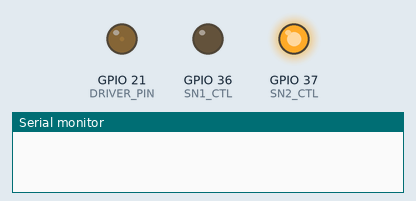
Recording of a program running on a simulated ESP32-S2. Parts: output pins drawn as LEDs (lit = HIGH), the last lines printed to the serial monitor.

Above: at 0.05 s.
At 1.85 s:
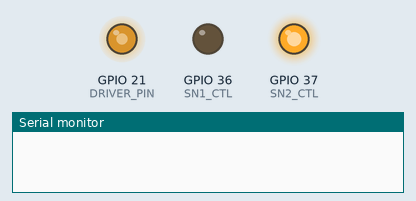
At 3.75 s:
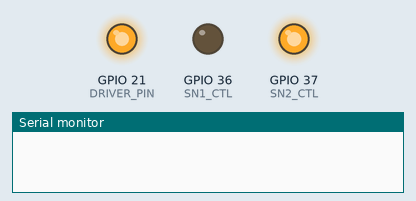
At 7.45 s:
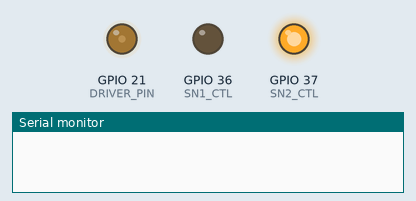
At 11.65 s:
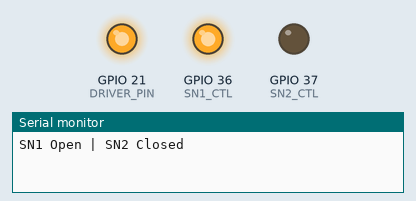
At 15.95 s:
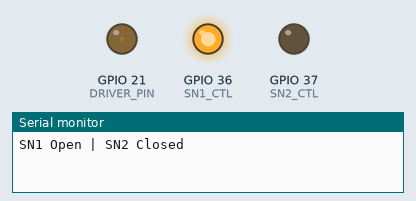
Timing chart, 0 to 20.8 s (numbered marks = the images above):
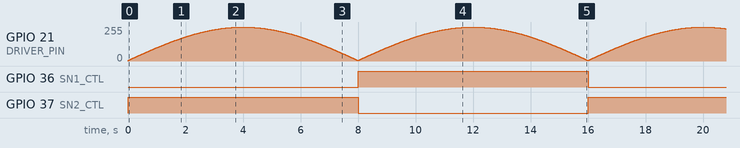

Measured:
- by itself, GPIO 36 (SN1_CTL), GPIO 37 (SN2_CTL): alternates HIGH for 8.0 s and LOW for 8.0 s

The program:

main.cpp
```cpp
#include <Arduino.h>

#define DRIVER_PIN 21
#define SN1_CTL 36
#define SN2_CTL 37

/**
 * Different modes available:
 *  1 - "Steady"                  {Constant on}
 *  2 - "Blink"                   {Annoying blinking}
 *  3 - "Full Fade - Triangle"    {Fade both LED banks together in pulse - Triangle waveform}
 *  4 - "Full Fade - Saw"         {Fade both LED banks together in pulse - Saw waveform}
 *  5 - "Full Fade - Sine"        {Fade both LED banks together in pulse - Sine waveform}
 *  6 - "Banked Fade - Triangle"  {Fade each LED Banks in and out in pulse - Triangle waveform} NOTE: Doesnt get close to minDIM for some reason
 *  7 - "Banked Fade - Saw"       {Fade each LED Banks in and out in pulse - Saw waveform}
 *  8 - "Banked Fade - Sine"      {Fade each LED Banks in and out in pulse - Sine waveform}
 */
bool status = true;       // on = true | off = false
int mode = 1;             // the current animation mode
int animationTime = 8000; // Milliseconds for a full "loop" of animation
int minDim = 5;           // In 0-255 scale (PWM)
int curMaxDim = 255;      // Current maximum dim, set by potentiometer (in 0-255 PWM scale)

// 50 hz should be considered as minimum dimming.

// Frequency of the LED lights is 150HZ between two polarities by default
// Frequency of phase shift for each LED "Bank" (Lower freq makes things a bit tripper for steady modes)
// IMPORTANT: frequency seems to be needed to be dialed on a string by string basis
int halfPeriod = 500000 / 120; // (1000000us / 2 / frequency) (240hz seems to be sweet spot for low fades?)
unsigned long curMicros = 0;
unsigned long prevMicros = 0;
unsigned long prevDimMicros = 0;
unsigned long curMillis = 0;
unsigned long prevMillis = 0;
int curAnimTime = 0;
bool phase = true;           // True Bank_A is active, False Bank_B is active
int curDim = 255;            // Dim between 0 and 255, adjusted by animation functions (in 0-255 PWM scale)
int curDimB = 255;           // Same as above, but for use in 2 bank patterns only (symmetrical patterns)
bool dir = true;             // true for up, false for down, used in wavetype animations
bool twoBankPattern = false; // Whether or not this is a pattern that switches between each bank
bool bankPhase = false;      // Phase boolean for if we have twoBankPatter (both banks running patterns in symmetry)

/**
 * @brief Get the Cur Rads based on animation percent
 *
 * @return double
 */
double getCurRads()
{
  double animPercent = double(curAnimTime) / double(animationTime);
  return animPercent * PI;
}

/**
 * @brief Map the diming value based on a sin wav function
 * @return int
 */
int sinDimMap(double rads)
{
  double sinVal = sin(rads);
  if (sinVal < 0)
    sinVal *= -1;
  return map(double(255.0 * sinVal), 0.0, 255.0, minDim, curMaxDim);
}

/**
 * @brief Map the diming based on animation time linrarly
 * @return int
 */
int linearDimMap(bool dir = true)
{
  int from = dir ? minDim : curMaxDim;
  int to = dir ? curMaxDim : minDim;

  return map(curAnimTime, 0.0, animationTime, from, to);
}

bool s1open = false;

void swapSolenoids()
{
  if (!s1open)
  {
    digitalWrite(SN1_CTL, HIGH);
    digitalWrite(SN2_CTL, LOW);
    s1open = true;
    Serial.println("SN1 Open | SN2 Closed");
  }
  else
  {
    digitalWrite(SN1_CTL, LOW);
    digitalWrite(SN2_CTL, HIGH);
    s1open = false;
    Serial.println("SN1 Closed | SN2 Open");
  }
}

void setup()
{
  Serial.begin(115200);
  pinMode(DRIVER_PIN, OUTPUT);
  digitalWrite(DRIVER_PIN, LOW);

  pinMode(SN1_CTL, OUTPUT);
  pinMode(SN2_CTL, OUTPUT);
  digitalWrite(SN1_CTL, LOW);
  digitalWrite(SN2_CTL, HIGH);
}

void loop()
{
  // Sample time, and set phase for which LED Bank we are currently interested in
  // Check for new dimming value
  curMicros = micros();
  curMillis = millis();

  // Set current anim time based millis
  if (curMillis - prevMillis >= animationTime)
  {
    prevMillis = curMillis;
    dir = !dir;
    swapSolenoids();
  }

  curAnimTime = curMillis - prevMillis;

  // Sin Wave
  curDim = sinDimMap(getCurRads());

  // Triangle Wave
  // curDim = linearDimMap(dir);

  analogWrite(DRIVER_PIN, curDim);
}
```
